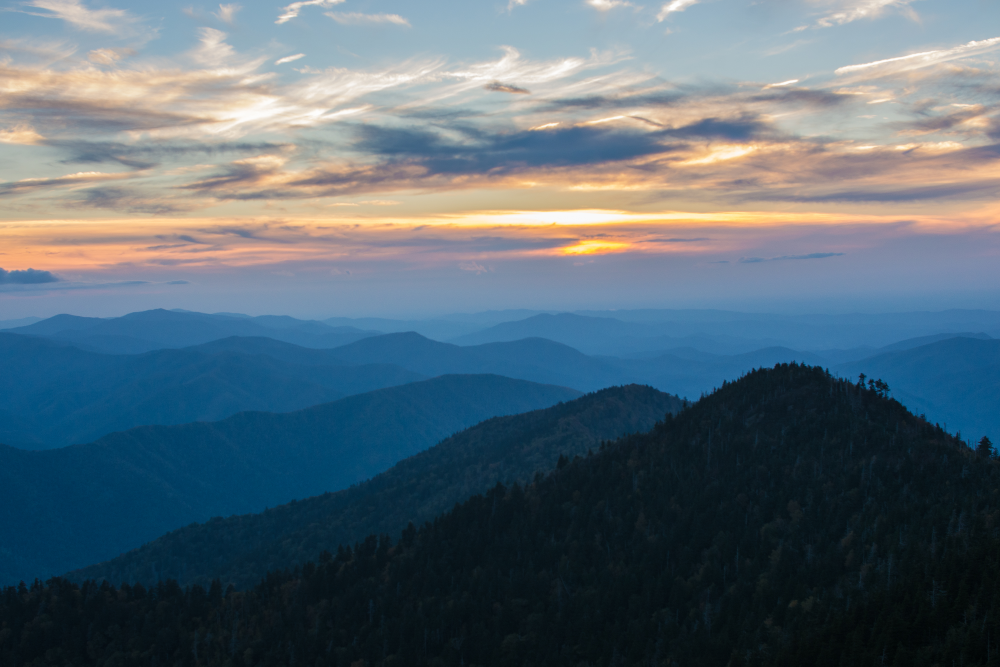
#> input picture Threading/downloaded_images/photo-1516117172878-fd2c41f4a759.jpg, 3000 x 2000 px (shown at 1/3 size); the run also reads 1 picture not shown here
$ python 05_process_images.py
#> lines starting #> are read from the running program, lines starting #| are printed output that depends on the picture
'''

    This code is written for python 3.8

    https://youtu.be/fKl2JW_qrso

'''

import time
import concurrent.futures
from PIL import Image, ImageFilter

img_names = [
    'photo-1516117172878-fd2c41f4a759.jpg',
    'photo-1532009324734-20a7a5813719.jpg',
    'photo-1524429656589-6633a470097c.jpg',
    'photo-1530224264768-7ff8c1789d79.jpg',
    'photo-1564135624576-c5c88640f235.jpg',
    'photo-1541698444083-023c97d3f4b6.jpg',
    'photo-1522364723953-452d3431c267.jpg',
    'photo-1513938709626-033611b8cc03.jpg',
    'photo-1507143550189-fed454f93097.jpg',
    'photo-1493976040374-85c8e12f0c0e.jpg',
    'photo-1504198453319-5ce911bafcde.jpg',
    'photo-1530122037265-a5f1f91d3b99.jpg',
    'photo-1516972810927-80185027ca84.jpg',
    'photo-1550439062-609e1531270e.jpg',
    'photo-1549692520-acc6669e2f0c.jpg'
]

t1 = time.perf_counter()

size = (1200, 1200)


def process_image(img_name):
#> called with img_name = 'photo-1516117172878-fd2c41f4a759.jpg'
    img = Image.open(f"../Threading/downloaded_images/{img_name}")
#> img is the input picture: PIL image 3000x2000 RGB; mean R, G, B 88, 105.2, 116.5

    img = img.filter(ImageFilter.GaussianBlur(15))

    img.thumbnail(size)
#> img: PIL image 1200x800 RGB
    img.save(f'processed/{img_name}')
    print(f'{img_name} was processed...')


with concurrent.futures.ProcessPoolExecutor() as executor:
    executor.map(process_image, img_names)
#> call 2 of process_image, with img_name = 'photo-1532009324734-20a7a5813719.jpg'
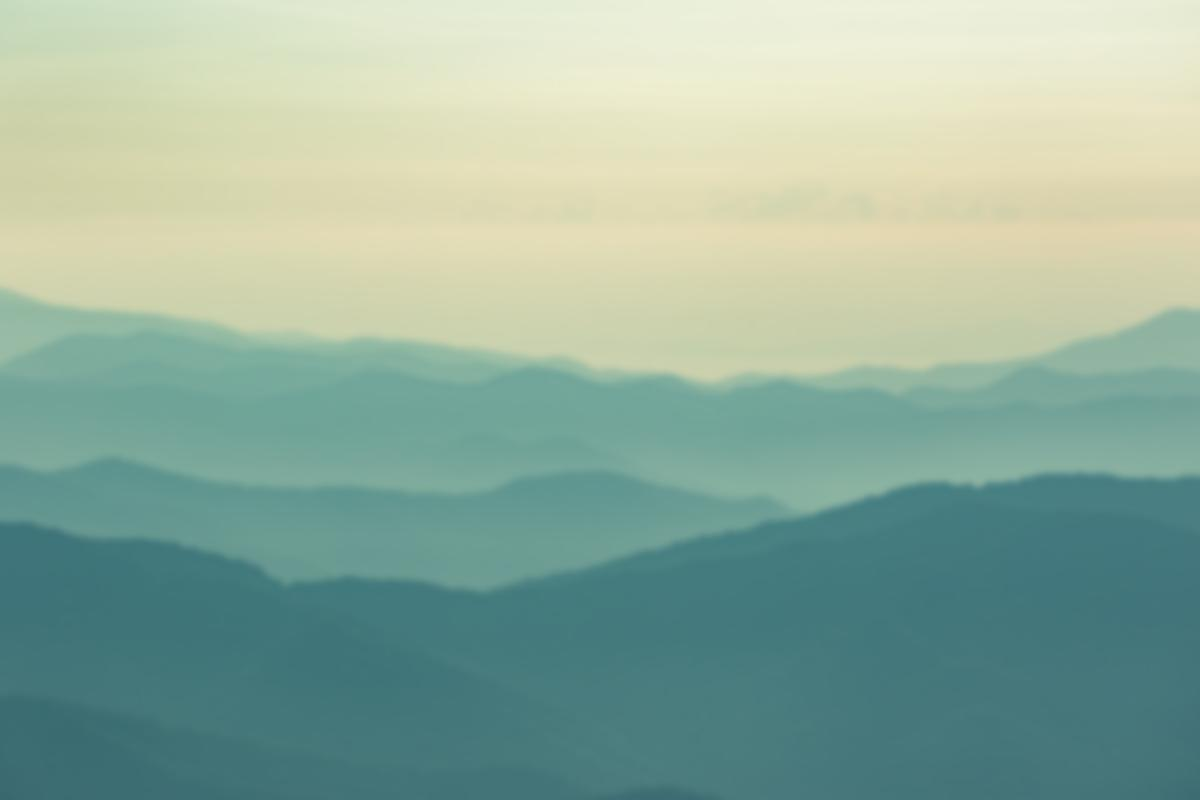
#> input picture Multiprocessing/processed/photo-1532009324734-20a7a5813719.jpg, 1200 x 800 px, found by its file name
#> in process_image, img is the input picture: PIL image 1200x800 RGB; mean R, G, B 145.4, 174, 157.6
#> call 3 of process_image, with img_name = 'photo-1524429656589-6633a470097c.jpg'
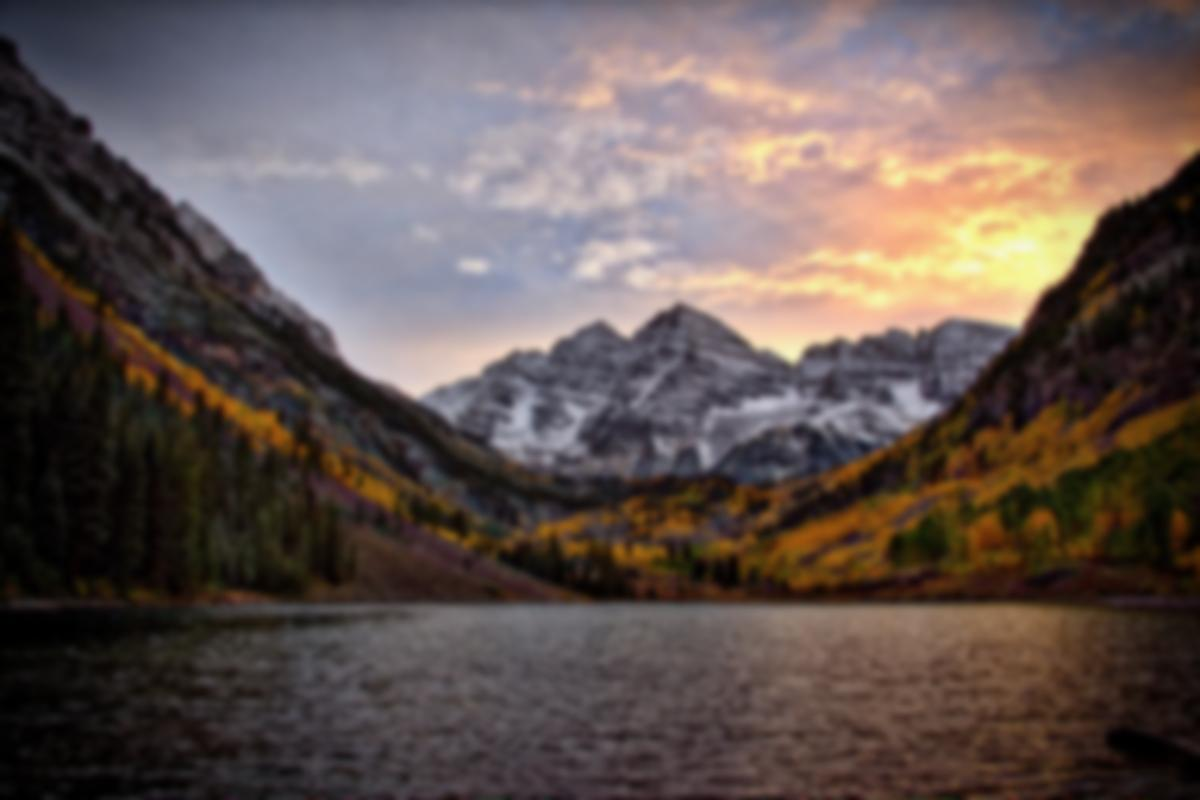
#> input picture Multiprocessing/processed/photo-1524429656589-6633a470097c.jpg, 1200 x 800 px, found by its file name
#> in process_image, img is the input picture: PIL image 1200x800 RGB; mean R, G, B 98, 84.5, 80.4
#> call 4 of process_image, with img_name = 'photo-1530224264768-7ff8c1789d79.jpg'
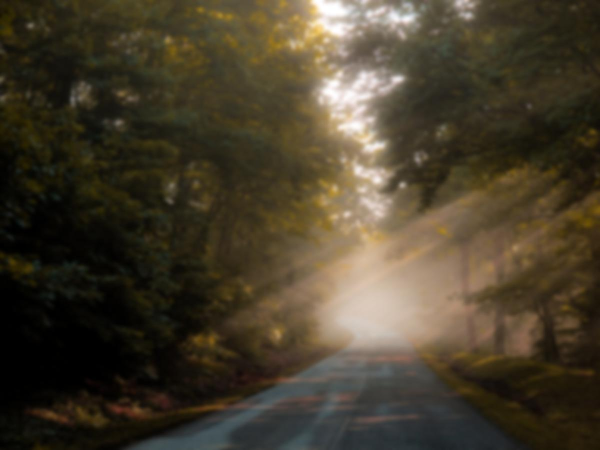
#> input picture Multiprocessing/processed/photo-1530224264768-7ff8c1789d79.jpg, 1200 x 900 px, found by its file name (shown at 1/2 size)
#> in process_image, img is the input picture: PIL image 1200x900 RGB; mean R, G, B 70.5, 61.6, 44
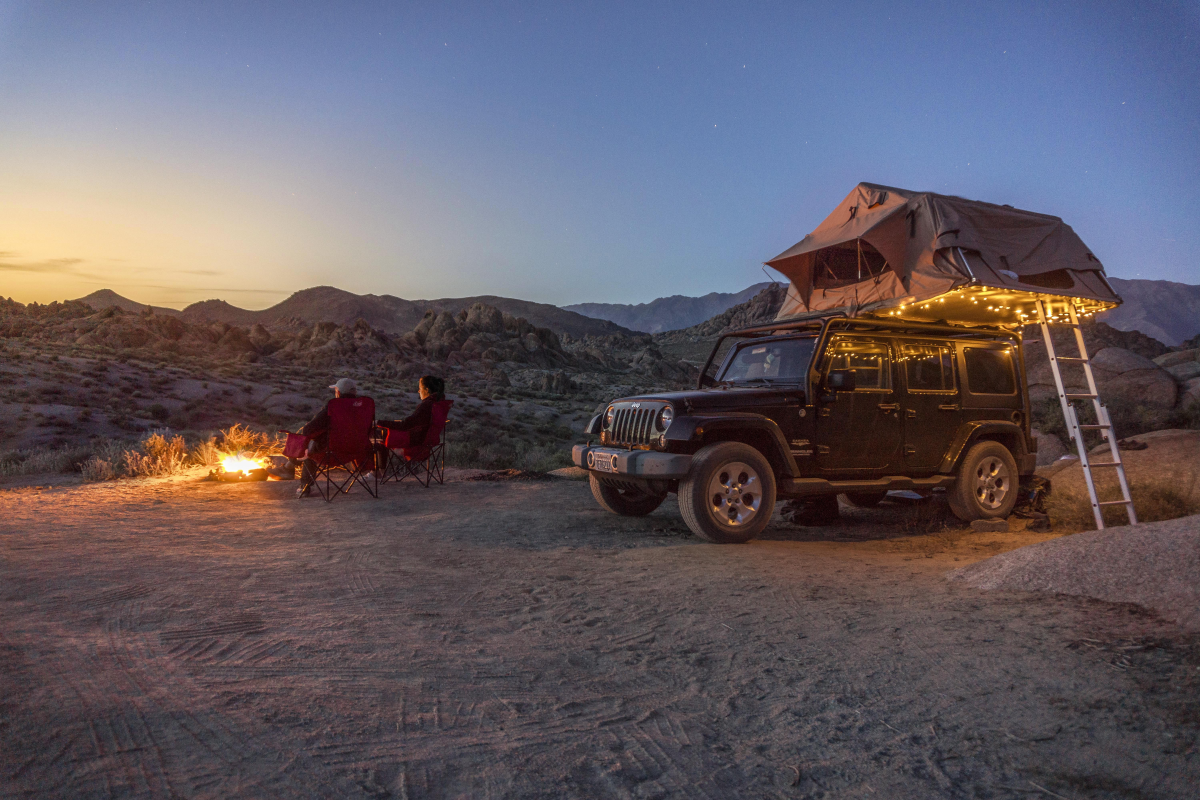
#> input picture Threading/downloaded_images/photo-1564135624576-c5c88640f235.jpg, 6000 x 4000 px (shown at 1/5 size)
#> in process_image, img is the input picture: PIL image 6000x4000 RGB; mean R, G, B 98.3, 91, 99.7
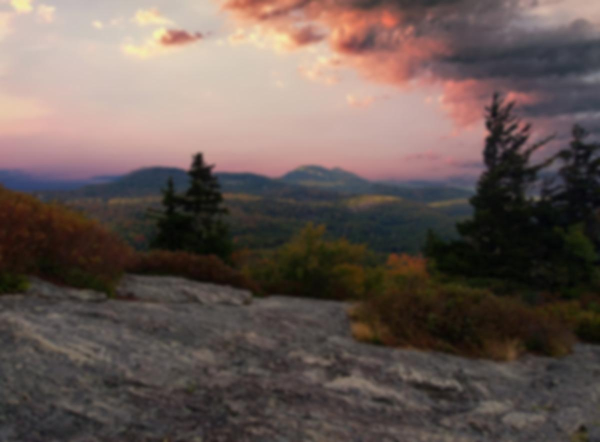
#> input picture Multiprocessing/processed/photo-1541698444083-023c97d3f4b6.jpg, 1200 x 884 px, found by its file name (shown at 1/2 size)
#> in process_image, img is the input picture: PIL image 1200x884 RGB; mean R, G, B 103, 88.8, 83.6
#> in process_image (call 15), `img.thumbnail(size)`:
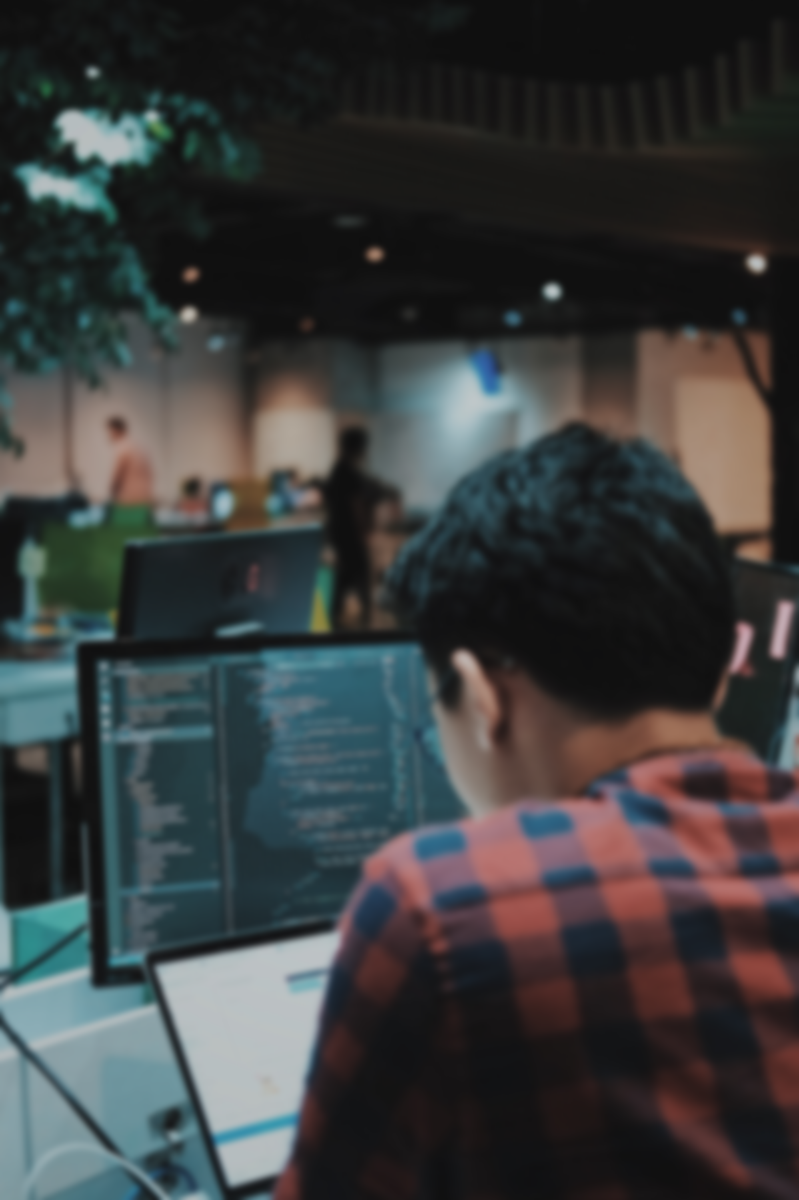
#> img: PIL image 799x1200 RGB; mean R, G, B 58.1, 60.1, 60.5


t2 = time.perf_counter()

print(f'Finished in {t2-t1} seconds')
